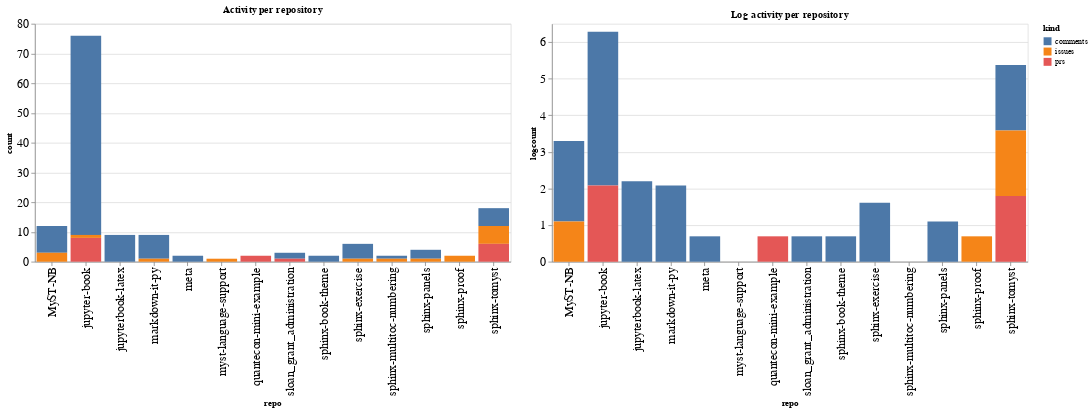

Notebook source saved alongside this figure:
### Code cell
ch1 = alt.Chart(repo_summaries, width=600, title="Activity per repository").mark_bar().encode(
    x='repo',
    y='count',
    color='kind',
    tooltip="kind"
)

ch2 = alt.Chart(repo_summaries, width=600, title="Log activity per repository").mark_bar().encode(
    x='repo',
    y='logcount',
    color='kind',
    tooltip="kind"
)

ch1 | ch2

### Figure 1 — Vega-Lite specification as saved in the notebook (floating-point values rounded to 4 significant figures)
{"config": {"axisLeft": {"labelFontSize": 15}, "axisBottom": {"labelFontSize": 15}}, "hconcat": [{"mark": "bar", "encoding": {"color": {"type": "nominal", "field": "kind"}, "tooltip": {"type": "nominal", "field": "kind"}, "x": {"type": "nominal", "field": "repo"}, "y": {"type": "quantitative", "field": "count"}}, "title": "Activity per repository", "width": 600}, {"mark": "bar", "encoding": {"color": {"type": "nominal", "field": "kind"}, "tooltip": {"type": "nominal", "field": "kind"}, "x": {"type": "nominal", "field": "repo"}, "y": {"type": "quantitative", "field": "logcount"}}, "title": "Log activity per repository", "width": 600}], "data": {"name": "data-32b8d2f325baab42cf18e39ff91ab537"}, "$schema": "https://vega.github.io/schema/vega-lite/v4.8.1.json", "datasets": {"data-32b8d2f325baab42cf18e39ff91ab537": [{"repo": "MyST-NB", "kind": "comments", "count": 9, "logcount": 2.197}, {"repo": "MyST-NB", "kind": "issues", "count": 3, "logcount": 1.099}, {"repo": "jupyter-book", "kind": "comments", "count": 67, "logcount": 4.205}, {"repo": "jupyter-book", "kind": "issues", "count": 1, "logcount": 0.0}, {"repo": "jupyter-book", "kind": "prs", "count": 8, "logcount": 2.079}, {"repo": "jupyterbook-latex", "kind": "comments", "count": 9, "logcount": 2.197}, {"repo": "markdown-it-py", "kind": "comments", "count": 8, "logcount": 2.079}, {"repo": "markdown-it-py", "kind": "issues", "count": 1, "logcount": 0.0}, {"repo": "meta", "kind": "comments", "count": 2, "logcount": 0.6931}, {"repo": "myst-language-support", "kind": "issues", "count": 1, "logcount": 0.0}, {"repo": "quantecon-mini-example", "kind": "prs", "count": 2, "logcount": 0.6931}, {"repo": "sloan_grant_administration", "kind": "comments", "count": 2, "logcount": 0.6931}, {"repo": "sloan_grant_administration", "kind": "prs", "count": 1, "logcount": 0.0}, {"repo": "sphinx-book-theme", "kind": "comments", "count": 2, "logcount": 0.6931}, {"repo": "sphinx-exercise", "kind": "comments", "count": 5, "logcount": 1.609}, {"repo": "sphinx-exercise", "kind": "issues", "count": 1, "logcount": 0.0}, {"repo": "sphinx-multitoc-numbering", "kind": "comments", "count": 1, "logcount": 0.0}, {"repo": "sphinx-multitoc-numbering", "kind": "issues", "count": 1, "logcount": 0.0}, {"repo": "sphinx-panels", "kind": "comments", "count": 3, "logcount": 1.099}, {"repo": "sphinx-panels", "kind": "issues", "count": 1, "logcount": 0.0}, {"repo": "sphinx-proof", "kind": "issues", "count": 2, "logcount": 0.6931}, {"repo": "sphinx-tomyst", "kind": "comments", "count": 6, "logcount": 1.792}, {"repo": "sphinx-tomyst", "kind": "issues", "count": 6, "logcount": 1.792}, {"repo": "sphinx-tomyst", "kind": "prs", "count": 6, "logcount": 1.792}]}}
